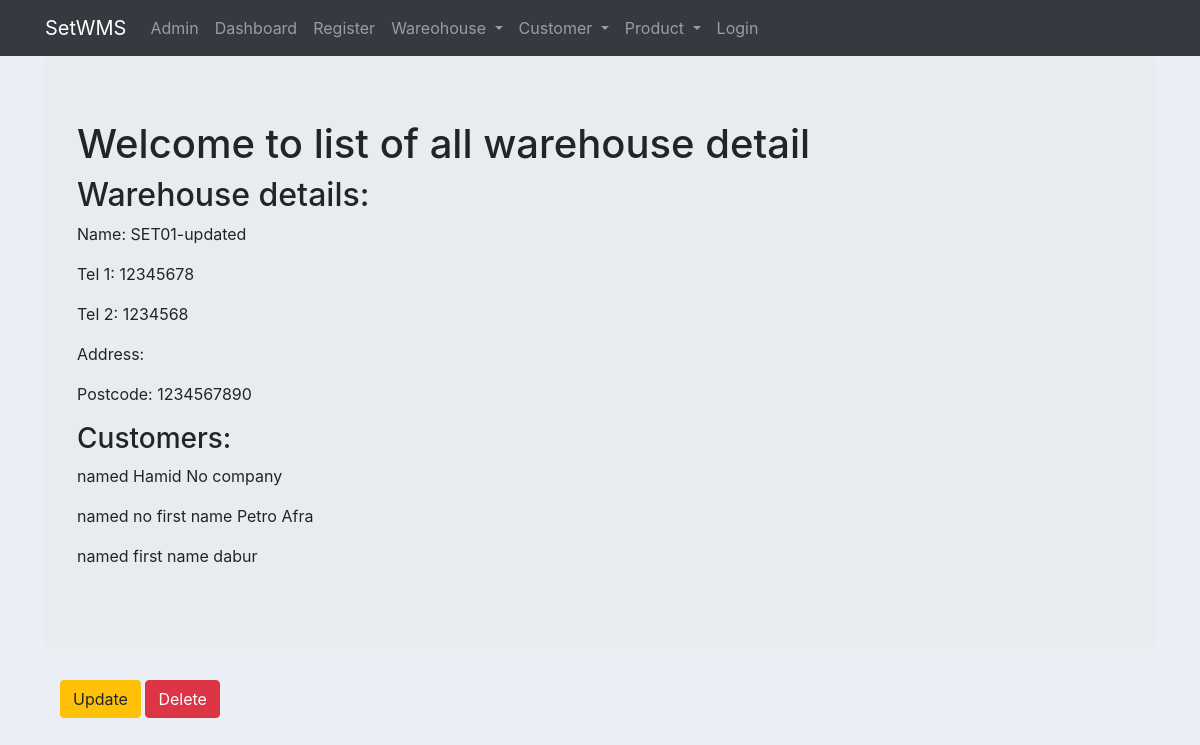
The app's page /set_app/warehouses/1/, older data.
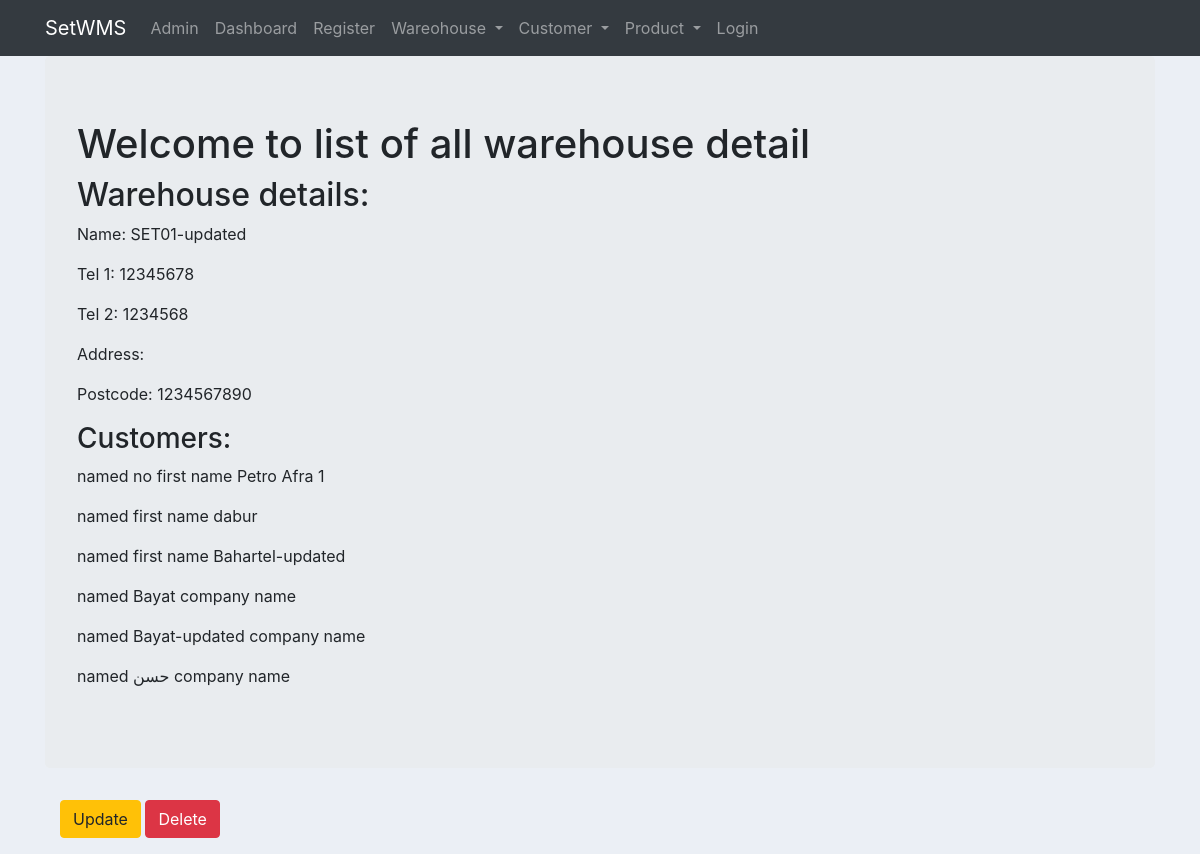
The same page, newer data.
### set_app/models.py (models this page shows, shortened)
class Customer(models.Model):
	INDIVIDUAL = 'IN'
	COMPANY = 'CO'
	OTHER = 'OT'
	ENTITY_TYPE_CHOICES = [
		(INDIVIDUAL, 'Individual'),
		(COMPANY, 'Company'),
		(OTHER, 'Other'),
	]
	entity_type = models.CharField(
		max_length=2,
		choices=ENTITY_TYPE_CHOICES,
		default=INDIVIDUAL,
	)
	first_name = models.CharField(max_length=256, default="first name", blank=True)
	last_name = models.CharField(max_length=256, default="last name", blank=True)
	company_name = models.CharField(max_length=256, default="company name", blank=True)
	melli_code = models.CharField(max_length=10, default=0, validators=[NUMERIC])
	tel1 = models.CharField(max_length=256, default="XXXXXXXX")
	tel2 = models.CharField(max_length=256, default="XXXXXXXX", blank=True)
	email = models.EmailField()
	address = models.CharField(max_length=512, default="address")
	postcode = models.CharField(max_length=10, default="XXXXXXXXXX")
	storage_tags = models.ManyToManyField(StorageTag)
	timestamp_created = models.DateTimeField(auto_now_add=True)
	warehouse = models.ForeignKey(Warehouse, related_name='customers', on_delete=models.CASCADE, default=DEFAULT_WH_ID)

### set_app/views.py (the view)
# urls.py: path('warehouses/<int:pk>/', views.WarehouseDetailView.as_view(), name='warehouse_detail'),
class WarehouseDetailView(DetailView):
	context_object_name = 'warehouse_detail'
	model = Warehouse
	template_name = 'set_app/warehouse_detail.html'

### set_app/templates/set_app/warehouse_detail.html
{% extends "set_app/set_app_base.html" %}
{% block body_block %}
    <div class="jumbotron">
        <h1>Welcome to list of all warehouse detail</h1>
        <h2>Warehouse details:</h2>
        <p>Name: {{ warehouse_detail.name }}</p>
        <p>Tel 1: {{ warehouse_detail.tel1 }}</p>
        <p>Tel 2: {{ warehouse_detail.tel2 }}</p>
        <p>Address: {{ warehouse_detail.Address }}</p>
        <p>Postcode: {{ warehouse_detail.postcode }}</p>
        <h3>Customers:</h3>
    {% for customer in warehouse_detail.customers.all %}
        <p>{{ customer.entity }} named {{ customer.first_name }} {{ customer.lasy_name }} {{ customer.company_name }}</p>
    {% endfor %}
    </div>
    <div class="container">
        <p><a class="btn btn-warning" href="{% url 'set_app:warehouse_update' pk=warehouse_detail.pk %}">Update</a>
        <a class="btn btn-danger" href="{% url 'set_app:warehouse_delete' pk=warehouse_detail.pk %}">Delete</a></p>
    </div>
{% endblock %}

Row changes from the older to the newer data that the page shows:
removed Customer: first_name "Hamid", company_name "No company"
changed Customer "no first name": company_name "Petro Afra" → "Petro Afra 1"
added Customer: first_name "first name", company_name "Bahartel-updated"
added Customer: first_name "Bayat", company_name "company name"
added Customer: first_name "Bayat-updated", company_name "company name"
added Customer: first_name "حسن", company_name "company name"
